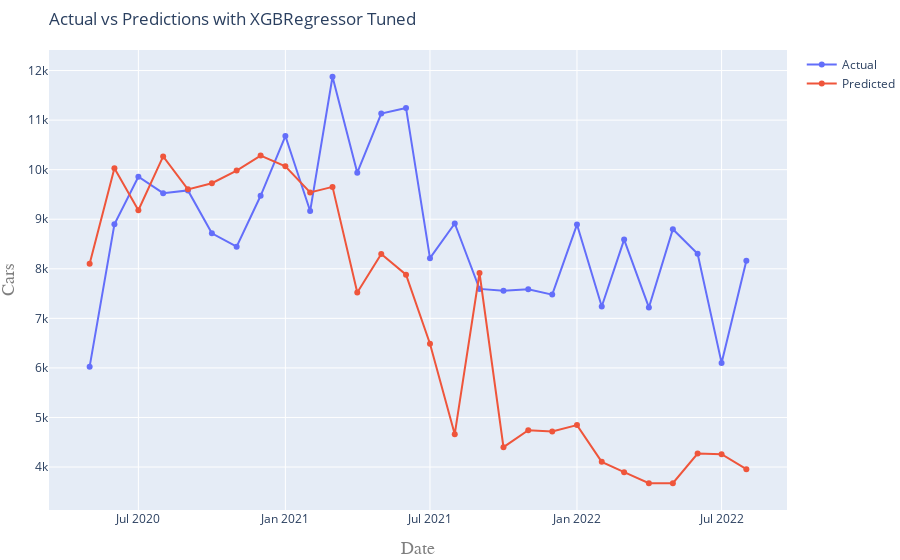

Notebook cell for this chart:
### Markdown cell above
#### Tuned Model

### Code cell
# Create the fnal Extreme Gradient Booster
model_tuned = XGBRegressor(objective = 'reg:squarederror',
                         n_estimators = 500,
                         min_child_weight = 1,
                         max_depth = 6,                                                  
                         eta = 0.3,
                         random_state = 42)

# Fit the regressor to the training data
model_tuned.fit(X_train, y_train)

# Compute and print model score
model_name = model_tuned.__class__.__name__ + ' Tuned'
scoring(model_name, model_tuned, X_train, y_train, X_test, y_test)

### Figure 1 — Plotly figure (JSON) as saved in the notebook; plotly's stock layout.template omitted (floating-point values rounded to 4 significant figures)
{"data": [{"mode": "lines+markers", "name": "Actual", "type": "scatter", "x": ["2020-05-01T00:00:00", "2020-06-01T00:00:00", "2020-07-01T00:00:00", "2020-08-01T00:00:00", "2020-09-01T00:00:00", "2020-10-01T00:00:00", "2020-11-01T00:00:00", "2020-12-01T00:00:00", "2021-01-01T00:00:00", "2021-02-01T00:00:00", "2021-03-01T00:00:00", "2021-04-01T00:00:00", "2021-05-01T00:00:00", "2021-06-01T00:00:00", "2021-07-01T00:00:00", "2021-08-01T00:00:00", "2021-09-01T00:00:00", "2021-10-01T00:00:00", "2021-11-01T00:00:00", "2021-12-01T00:00:00", "2022-01-01T00:00:00", "2022-02-01T00:00:00", "2022-03-01T00:00:00", "2022-04-01T00:00:00", "2022-05-01T00:00:00", "2022-06-01T00:00:00", "2022-07-01T00:00:00", "2022-08-01T00:00:00"], "y": [6025, 8897, 9858, 9526, 9582, 8716, 8447, 9473, 10679, 9165, 11875, 9940, 11131, 11246, 8214, 8914, 7594, 7556, 7586, 7479, 8892, 7239, 8589, 7220, 8798, 8305, 6101, 8163]}, {"mode": "lines+markers", "name": "Predicted", "type": "scatter", "x": ["2020-05-01T00:00:00", "2020-06-01T00:00:00", "2020-07-01T00:00:00", "2020-08-01T00:00:00", "2020-09-01T00:00:00", "2020-10-01T00:00:00", "2020-11-01T00:00:00", "2020-12-01T00:00:00", "2021-01-01T00:00:00", "2021-02-01T00:00:00", "2021-03-01T00:00:00", "2021-04-01T00:00:00", "2021-05-01T00:00:00", "2021-06-01T00:00:00", "2021-07-01T00:00:00", "2021-08-01T00:00:00", "2021-09-01T00:00:00", "2021-10-01T00:00:00", "2021-11-01T00:00:00", "2021-12-01T00:00:00", "2022-01-01T00:00:00", "2022-02-01T00:00:00", "2022-03-01T00:00:00", "2022-04-01T00:00:00", "2022-05-01T00:00:00", "2022-06-01T00:00:00", "2022-07-01T00:00:00", "2022-08-01T00:00:00"], "y": [8099.0, 10030.0, 9181.0, 10270.0, 9603.0, 9727.0, 9983.0, 10290.0, 10070.0, 9541.0, 9653.0, 7521.0, 8298.0, 7881.0, 6488.0, 4663.0, 7915.0, 4401.0, 4744.0, 4717.0, 4846.0, 4104.0, 3896.0, 3673.0, 3673.0, 4273.0, 4257.0, 3957.0]}], "layout": {"margin": {"b": 50, "l": 10, "r": 0, "t": 50}, "title": {"text": "Actual vs Predictions with XGBRegressor Tuned", "x": 0, "xref": "paper"}, "xaxis": {"title": {"font": {"color": "#7f7f7f", "family": "Courier New, monospace", "size": 18}, "text": "Date"}}, "yaxis": {"title": {"font": {"color": "#7f7f7f", "family": "Courier New, monospace", "size": 18}, "text": "Cars"}}}}
